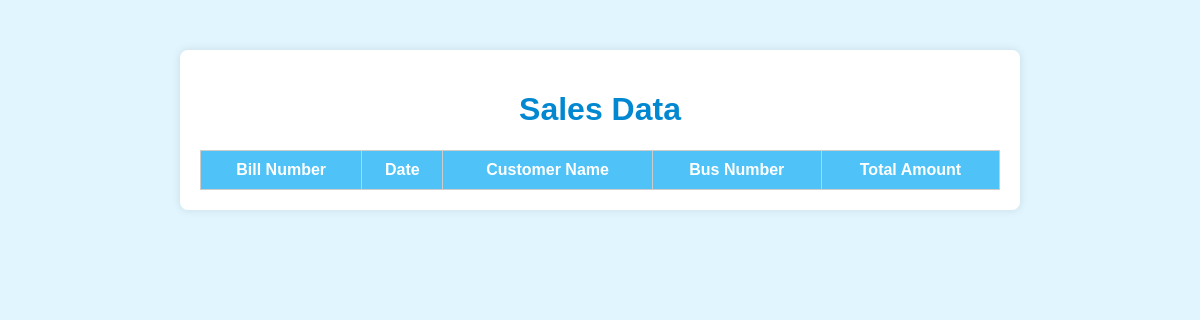
Before: /sales with the older database file.
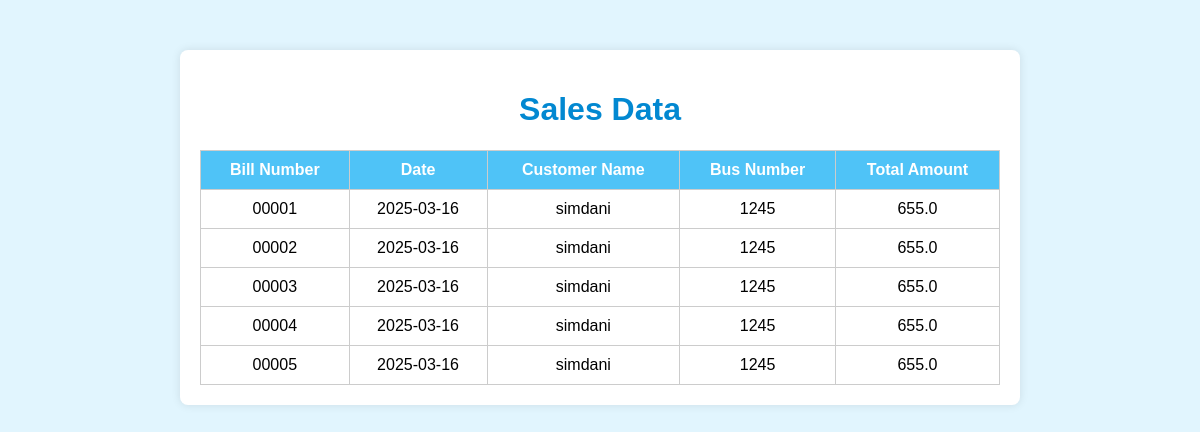
After: the same page with the newer database file.
### tables this page shows
CREATE TABLE sales (
            id INTEGER PRIMARY KEY AUTOINCREMENT,
            bill_number TEXT NOT NULL,
            date TEXT NOT NULL,
            customer_name TEXT NOT NULL,
            bus_number TEXT NOT NULL,
            total_amount REAL NOT NULL
        );

### app.py (the view)
@app.route("/sales")
def sales():
    conn = sqlite3.connect("sales.db")
    cursor = conn.cursor()
    cursor.execute("SELECT bill_number, date, customer_name, bus_number, total_amount FROM sales")
    rows = cursor.fetchall()
    conn.close()
    return render_template("sales.html", sales_data=rows)

### templates/sales.html (shortened to what this page needs)
<!DOCTYPE html>
<html lang="en">
<head>
    <link rel="stylesheet" href="{{ url_for('static', filename='style.css') }}">
</head>
<body>
    <div class="container">
        <h1>Sales Data</h1>
        <table>
            <thead>
                <tr>
                    <th>Bill Number</th>
                    <th>Date</th>
                    <th>Customer Name</th>
                    <th>Bus Number</th>
                    <th>Total Amount</th>
                </tr>
            </thead>
            <tbody>
                {% for row in sales_data %}
                <tr>
                    <td>{{ row[0] }}</td>
                    <td>{{ row[1] }}</td>
                    <td>{{ row[2] }}</td>
                    <td>{{ row[3] }}</td>
                    <td>{{ row[4] }}</td>
                </tr>
                {% endfor %}
            </tbody>
        </table>
    </div>
</body>
</html>

### static/style.css (style rules this page uses)
body { font-family: Arial, sans-serif; background-color: #e1f5fe; margin: 0; padding: 0; }
.container { max-width: 800px; margin: 50px auto; padding: 20px; background-color: #ffffff; border-radius: 8px; box-shadow: 0 0 10px rgba(0, 0, 0, 0.1); }
h1 { text-align: center; color: #0288d1; }
table { width: 100%; border-collapse: collapse; margin-top: 20px; }
th, td { padding: 10px; border: 1px solid #ccc; text-align: center; }
th { background-color: #4fc3f7; color: #ffffff; }

Changed rows visible on the page:
added sales: bill_number "00001", date "2025-03-16", customer_name "simdani", bus_number "1245", total_amount "655.0"
added sales: bill_number "00002", date "2025-03-16", customer_name "simdani", bus_number "1245", total_amount "655.0"
added sales: bill_number "00003", date "2025-03-16", customer_name "simdani", bus_number "1245", total_amount "655.0"
added sales: bill_number "00004", date "2025-03-16", customer_name "simdani", bus_number "1245", total_amount "655.0"
added sales: bill_number "00005", date "2025-03-16", customer_name "simdani", bus_number "1245", total_amount "655.0"
